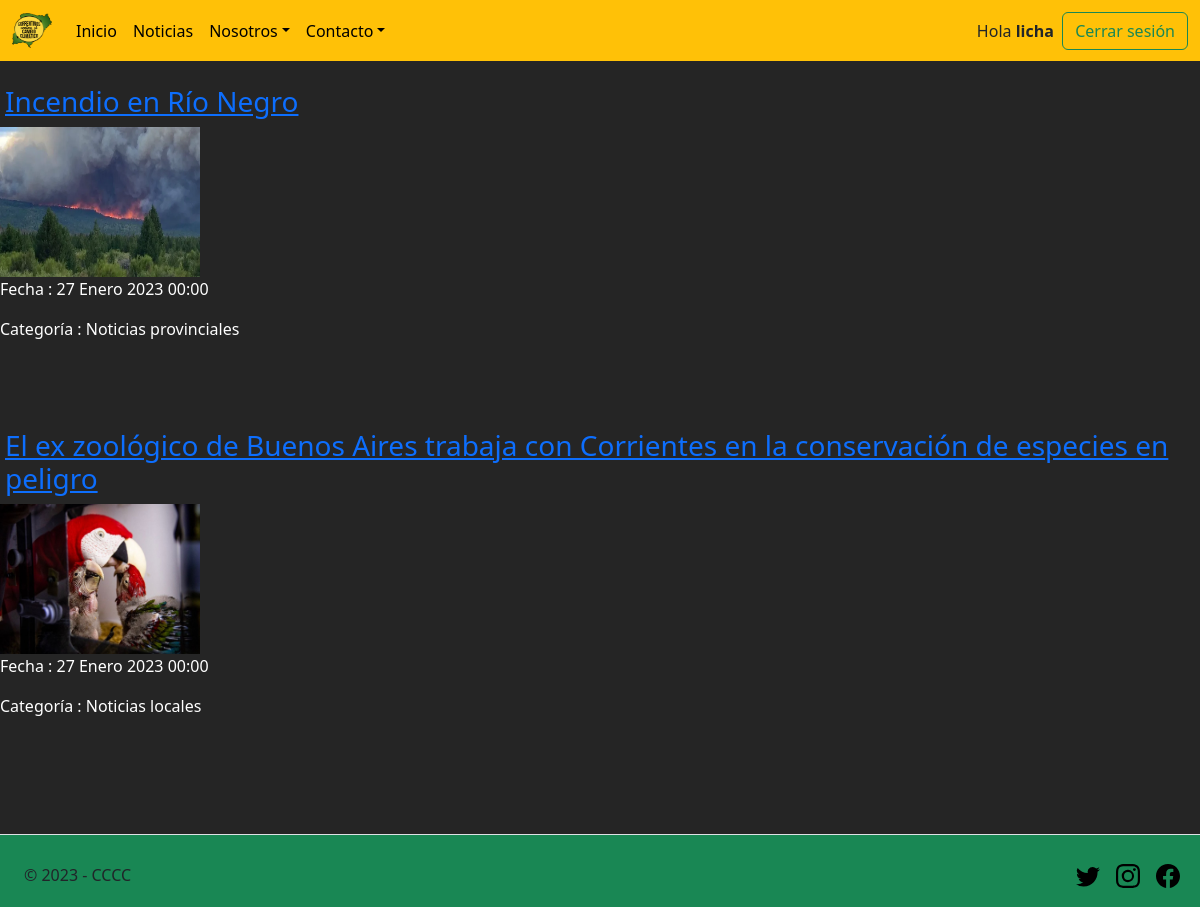
The app's page /Noticias/ (signed in) with its own data.
### apps/usuarios/models.py (models this page shows)
class Usuario(AbstractUser):
    pass

### apps/noticias/models.py (models this page shows, shortened)
class Noticia(models.Model):
    titulo = models.CharField(max_length = 150)
    cuerpo = models.TextField()
    imagen = models.ImageField(upload_to = 'noticias')
    fecha = models.DateField(auto_now=True)
    categoria_noticia = models.ForeignKey(Categoria, on_delete = models.CASCADE)

class Categoria(models.Model):
    nombre = models.CharField(max_length = 60)
    def __str__(self):
        return self.nombre

### apps/noticias/views.py (the view)
# urls.py: path('', views.Noticias, name='noticias'),
def Noticias(request):
    contexto = {}
    n = Noticia.objects.all() # Retorna una lista de objetos
    contexto['noticias'] = n
    return render(request, 'noticias/noticias.html', contexto)

### templates/noticias/noticias.html (shortened to what this page needs)
{% extends 'base.html' %}
{% load static %}
{% block contenido %}
	{% for noti in noticias %}
		<br>
		<h3><a href="{% url 'noticias:detalle' noti.pk %}">{{noti.titulo}}</a></h3>
		<img src="{{noti.imagen.url}}" width="200" height="150">
		<p>Fecha : {{noti.fecha}}</p>
		<p>Categoría : {{noti.categoria_noticia}}</p>
		<br><br>
	{% endfor %}
{% endblock contenido %}

### templates/base.html (shortened to what this page needs)
{% load static %}
<!DOCTYPE html>
<html lang="es">
    <head>
        <link href="https://cdn.jsdelivr.net/npm/bootstrap@5.3.0-alpha1/dist/css/bootstrap.min.css" rel="stylesheet">
        <link rel="stylesheet" type="text/css" href="{% static 'css/style.css' %}">
    </head>
    <body>
        <header class="sticky-top">
            <nav class="navbar navbar-expand-md navbar-light bg-warning">
                <div class="container-fluid">
                    <a class="navbar-brand" href="{% url 'home' %}">
                        <img src="{% static 'img/logo2.png' %}" alt="" width="40" height="35">
                    </a>
                    <div class="collapse navbar-collapse" id="navbarSupportedContent">
                        <ul class="navbar-nav me-auto mb-2 mb-lg-0">
                            <li class="nav-item">
                                <a class="nav-link active" aria-current="page" href="{% url 'home' %}">Inicio</a>
                            </li>
                            <li class="nav-item">
                                <a class="nav-link active" aria-current="page" href="{% url 'noticias:noticias' %}">Noticias</a>
                            </li>
                            <li class="nav-item dropdown">
                                <a class="nav-link active dropdown-toggle" role="button" data-bs-toggle="dropdown" aria-expanded="false">Nosotros</a>
                            </li>
                            <li class="nav-item dropdown">
                                <a class="nav-link active dropdown-toggle" href="#" role="button" data-bs-toggle="dropdown" aria-expanded="false">Contacto</a>
                            </li>
                        </ul>
                        {% if user.is_authenticated %}
                        Hola <strong>&nbsp;{{ user.username }} &nbsp;</strong>
                        <button class="btn btn-outline-success" type="link">
                            <a class="nav-link" href="{% url 'logout' %}">Cerrar sesión</a>
                        </button>
                        {% endif %}
                    </div>
                </div>
            </nav>
        </header>
        {% block contenido %}
        {% endblock contenido %}
        <br><br>
            <footer class="d-flex flex-wrap justify-content-between align-items-center py-1 my-auto mt-1 border-top bg-success container-fluid">
                <div class="col-md-4 mx-1 pt-3 d-flex align-items-center">
                    <span class="mb-3 mt-2 mb-md-0s text-dark">&copy; 2023 - CCCC</span>
                </div>
                <ul class="nav col-md-4 justify-content-end list-unstyled d-flex">
                    <li class="mt-2 mx-2"><a class="text-muted" href="https://twitter.com/correntinosclim/" target="_blank"><svg class="bi" width="24" height="24"><use xlink:href="#twitter"/></svg></a></li>
                    <li class="mt-2 mx-2"><a class="text-muted" href="https://www.instagram.com/correntinosclim/" target="_blank"><svg class="bi" width="24" height="24"><use xlink:href="#instagram"/></svg></a></li>
                    <li class="mt-2 mx-2"><a class="text-muted" href="https://www.facebook.com/correntinoscontraelcambioclimatico/" target="_blank"><svg class="bi" width="24" height="24"><use xlink:href="#facebook"/></svg></a></li>
                </ul>
            </footer>
    </body>
</html>

### static/css/style.css (style rules this page uses)
body { background-color: rgb(37, 37, 37); }
h2, h3 { color: rgb(255, 238, 0); margin-left: 5px; }
main, p { color: white; }

### records on screen
Usuario: username "licha"
Noticia: titulo "Incendio en Río Negro", imagen (picture), fecha "27 Enero 2023 00:00", categoria_noticia "Noticias provinciales"
Noticia: titulo "El ex zoológico de Buenos Aires trabaja con Corrientes en la conservación de especies en peligro", imagen (picture), fecha "27 Enero 2023 00:00", categoria_noticia "Noticias locales"
